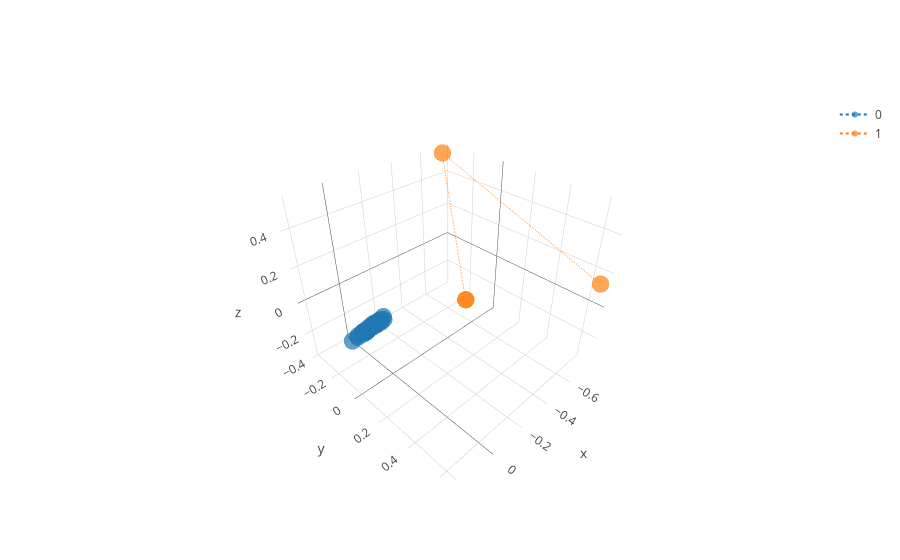

This figure's notebook cell:
### Code cell
plotter(vectorized_text_LDA, 'o:')
